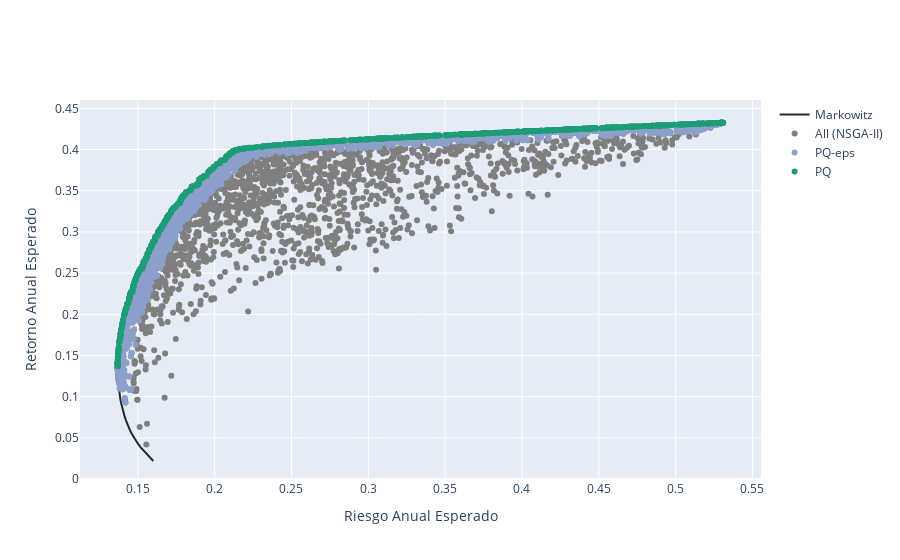

The cell this chart's notebook holds for it:
### Code cell
frames = [FA_nsgaii, FA_nsgaii_best_eps, FA_nsgaii_best]
labels = ['All (NSGA-II)', 'PQ-eps', 'PQ']
fig=my_plotting.plotting_samples_plotly(ef_R, frames, labels, colors)
